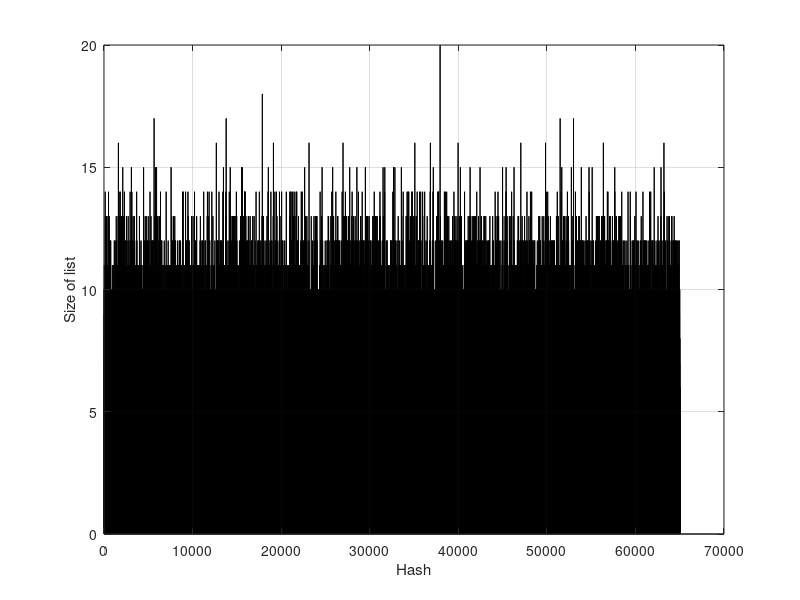

Source code (MATLAB):
listSize = csvread ("CRC2Hash.csv");
hash     = 0:(0xFFFF - 1);

graphic  = figure ()
bar (hash(1:(65000)), listSize(1:(65000)), 1)
%hold on
%for listId = 1:50
%    bar (hash (listId), listSize (listId), 10)
%end    
%hold off
grid on

ylabel ('Size of list')
xlabel ('Hash')

saveas (graphic, '~/Desktop/hashtable/csv/CRC.png');